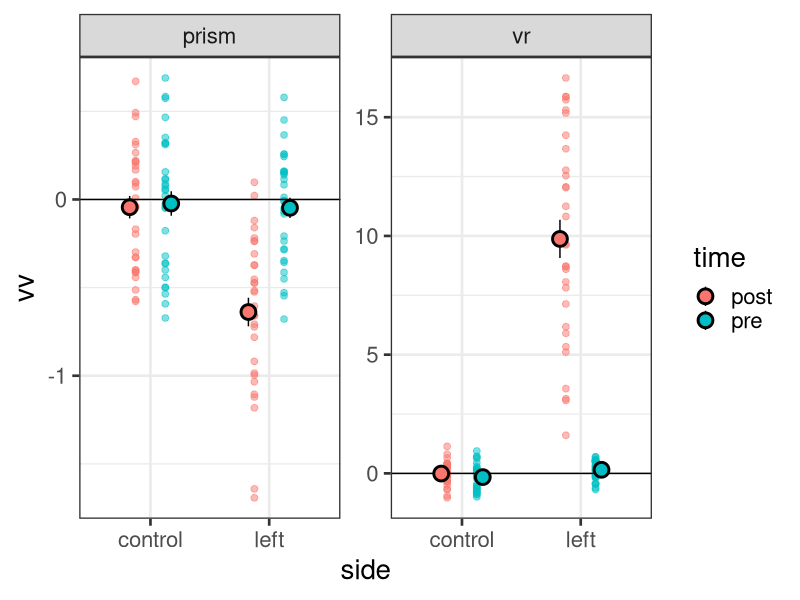
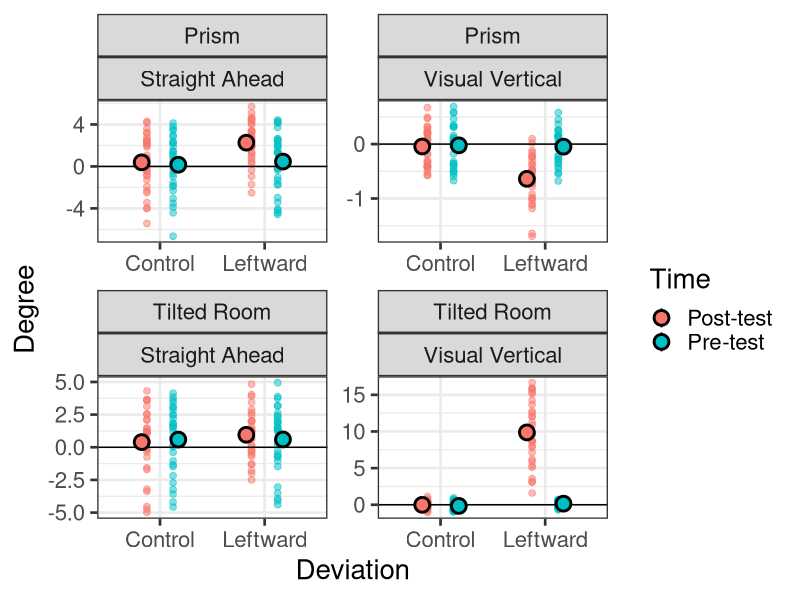
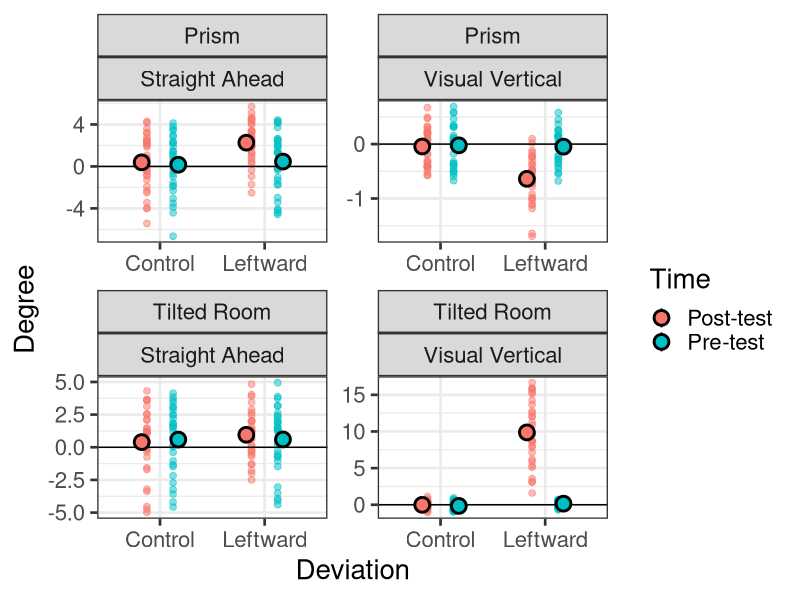

These figures' R source, in order: (Note: this script raises an error after producing the figures.)
# Simulation of data -------------------
library(truncnorm) 
library(tidyverse)
library(dplyr)

simu<-function(x){
# VV----------
# VV in pretest--------
vv_pre_prism_left <- rnorm(n=10, mean = 0, sd =1)
vv_pre_prism_control <- rnorm(n=10, mean = 0, sd =1)
vv_pre_vr_left <- rnorm(n=10, mean = 0, sd =1)
vv_pre_vr_control <- rnorm(n=10, mean = 0, sd =1)
# VV in posttest--------
vv_post_prism_left <- rnorm(n=10, mean = -0.5, sd =1)
vv_post_prism_control <- rnorm(n=10, mean = 0, sd =1)

vr_left<-rtruncnorm(n=1, a=3, b=17, mean=10, sd=7) # rnorm with lower and upper limits
vv_post_vr_left <- rnorm(n=10, mean = vr_left, sd =2)
vv_post_vr_control <- rnorm(n=10, mean = 0, sd =1)

vv_all<-cbind(vv_pre_prism_control, vv_pre_prism_left, vv_pre_vr_control, vv_pre_vr_left,
              vv_post_prism_control, vv_post_prism_left, vv_post_vr_control, vv_post_vr_left)

# SSA----------
# SSA in pretest--------

ssa_pre<-rtruncnorm(n=1, a=-5, b=5, mean=0, sd=3) # rnorm with lower and upper limits

ssa_pre_prism_left <- rnorm(n=10, mean = ssa_pre, sd =3)
ssa_pre_prism_control <- rnorm(n=10, mean = ssa_pre, sd =3)
ssa_pre_vr_left <- rnorm(n=10, mean = ssa_pre, sd =1)
ssa_pre_vr_control <- rnorm(n=10, mean = ssa_pre, sd =1)
# ssa in posttest--------
ssa_post<-rtruncnorm(n=1, a=-2, b=6, mean= 3, sd= 3) # rnorm with lower and upper limits

ssa_post_prism_left <- rnorm(n=10, mean = ssa_post, sd =1)
ssa_post_prism_control <- rnorm(n=10, mean = ssa_pre, sd =1)

ssa_post_vr<-rtruncnorm(n=1, a=-2, b=6, mean= 1, sd= 3) # rnorm with lower and upper limits
ssa_post_vr_left <- rnorm(n=10, mean = ssa_post_vr, sd =2)
ssa_post_vr_control <- rnorm(n=10, mean = ssa_pre, sd =1)

ssa_all<-cbind(ssa_pre_prism_control, ssa_pre_prism_left, ssa_pre_vr_control, ssa_pre_vr_left,
              ssa_post_prism_control, ssa_post_prism_left, ssa_post_vr_control, ssa_post_vr_left)

#Multi VV------------------
corMat <- matrix(c
            (1,0,0,0,0,0,0,0,
              0,1,0,0,0,0,0,0,
              0,0,1,0,0,0,0,0,
              0,0,0,1,0,0,0,0,
              0,0,0,0,1,0,0,0,
              0,0,0,0,0,1,0,0,
              0,0,0,0,0,0,1,0,
              0,0,0,0,0,0,0,1), 
            nrow = 8, ncol = 8)


mu_vv <- c(apply(vv_all, 2, mean)) 
stddev_vv <- c(apply(vv_all, 2, sd))
covMat_vv <- stddev_vv %*% t(stddev_vv) * corMat
df_vv<-as.data.frame(MASS::mvrnorm(n=10, mu = mu_vv, Sigma = covMat_vv))

mu_ssa <- c(apply(ssa_all, 2, mean)) 
stddev_ssa <- c(apply(ssa_all, 2, sd))
covMat_ssa <- stddev_ssa %*% t(stddev_ssa) * corMat
df_ssa<-as.data.frame(MASS::mvrnorm(n=10, mu = mu_ssa, Sigma = covMat_ssa))

df_vv_long<-
  df_vv %>% 
  gather(var, vv) %>%
  separate(var, sep ="_", into = c("measure", "time", "train", "side")) %>% 
  select(-measure) %>% 
  as_tibble()

df_ssa_long<-
  df_ssa %>% 
  gather(var, ssa) %>%
  separate(var, sep ="_", into = c("measure", "time", "train", "side")) %>% 
  select(-measure) %>% 
  as_tibble()

df_final<-df_vv_long %>% 
  inner_join(.,df_ssa_long, by = c("train", "time", "side")) %>% 
  mutate(id = x)


return(df_final)
}

 
ls<-lapply(seq(101,130,1), function(x) simu(x=x))
df_simu<-bind_rows(ls)
df_simu %>% 
  # filter(train == "prism") %>% 
  group_by(id, side,train, time) %>% 
  summarise(vv = mean(vv)) %>% 
ggplot(aes(x = side, y = vv,fill = time, col = time))+
  geom_point(width = 0.3, size=2,alpha=0.5,
             position = position_dodge(0.5))+
  geom_hline(yintercept = 0)+
  theme_bw(base_size=20)+
  facet_wrap(~ train, scale="free")+
  stat_summary(fun.y = mean,
               geom = "pointrange",
               fun.ymax = function(x) mean(x) + sd(x) / sqrt(length(x)),
               fun.ymin = function(x) mean(x) - sd(x) / sqrt(length(x)),
               position = position_dodge(0.7), size = 1, shape=21, col = "black",
               stroke= 1.5)

p<-
  df_simu %>% 
  rename("Visual Vertical" = "vv", "Straight Ahead"=ssa) %>% 
  mutate(train = fct_recode(train, 
             "Prism" = "prism", 
             "Tilted Room" = "vr"),
         side = fct_recode(side, 
                           "Control" = "control", 
                           "Leftward" = "left")) %>% 
  gather(., key = "task", value = "degree", 
         c(`Straight Ahead`, `Visual Vertical`)) %>% 
  group_by(id, side,train, time, task) %>% 
  summarise(degree = mean(degree)) %>% 
  ggplot(aes(x = side, y = degree,fill = time, col = time))+
  geom_point(width = 0.3, size=2,alpha=0.5,
             position = position_dodge(0.5))+
  geom_hline(yintercept = 0)+
  theme_bw(base_size=20)+
  facet_wrap(~ train*task, scale="free")+
  labs(y = "Degree", x = "Deviation")+
  scale_color_discrete(name = "Time", labels =c("Post-test", "Pre-test"))+
  scale_fill_discrete(name = "Time", labels =c("Post-test", "Pre-test"))+
  stat_summary(fun.y = mean,
               geom = "pointrange",
               fun.ymax = function(x) mean(x) + sd(x) / sqrt(length(x)),
               fun.ymin = function(x) mean(x) - sd(x) / sqrt(length(x)),
               position = position_dodge(0.7), size = 1, shape=21, col = "black",
               stroke= 1.5)
  
png("Expected_Data.png", units="in", width=14, height=10, res=200)
p
dev.off()
p

#STATISTICS----------
# T-TEST----------
# aggregate
df_simu_mean<-df_simu %>% 
  group_by(id, time, side, train) %>% 
  summarize(vv = mean(vv), ssa= mean(ssa)) %>% 
  ungroup()
# dcast = wide format
library(data.table)
setDT(df_simu_mean)
 df_simu_wide<-
  dcast(df_simu_mean, id ~ time+side+train,
                    value.var = c("ssa", "vv"))
df_t<-
  as.data.frame(df_simu_wide) %>% 
   select(id, contains("prism")) %>% 
   mutate(
     time =
     (vv_post_control_prism + vv_post_left_prism)-
     (vv_pre_control_prism + vv_pre_left_prism),
     side =
     (vv_post_left_prism + vv_pre_left_prism)-
   (vv_post_control_prism + vv_pre_control_prism),
      time_side = 
     (vv_post_left_prism + vv_pre_control_prism)-
     (vv_pre_left_prism + vv_post_control_prism))

lm(time_side ~ 1, df_t) %>% summary()
lm(time ~ 1, df_t) %>% summary()
lm(side ~ 1, df_t) %>% summary()

sort(rstudent(lm(time_side ~ 1, df_t)))
x<-out(lm(time_side ~ 1, df_t), df_t)
x$outlier
# xtabs(vv ~ id+time, data = df_simu_mean)
# aggregate(vv ~ id, df_simu_mean,I)

# ANOVA----------
library(afex)
m1<-afex::aov_4(vv ~ time*side + (time*side|id), 
                data =df_simu[df_simu$train=="prism",])
                                                              
summary(m1)
# le scénario avec shift VV de -0.5° et SD = 1 fonctionne pour train = prism!

m2<-afex::aov_4(ssa ~ time*side + (time*side|id), 
                data =df_simu[df_simu$train=="vr",])
summary(m2)
# le scénario avec shift PSA de +1° et SD = 3 ne 
# fonctionne pas pour train = VR !

# LMER--------------
# Interaction between the variables Deviation and Time
library(lme4)
library(lmerTest)
str(df_simu)
lmer(formula = vv ~ time*side + (time*side|id), data =df_simu)
# warning = model too complex
# BRMS---------------------
# library(tidybayes)
# library(brms)
# 
# df_simu$time_c<-ifelse(df_simu$time == "pre", -0.5, 0.5)
# df_simu$side_c<-ifelse(df_simu$side == "control", -0.5, 0.5)
# 
# prior_vv <- c(
#   prior(normal(0, 10), class = Intercept), 
#   # uninformative prior
#   prior(cauchy(0, 10), class = sd),
#   prior(normal(0, 10), class = b),
#   prior(lkj(2), class = cor)
# )
# # modelisation
# m1 <- brm(
#   vv ~ 1 + time_c*side_c + (1 + time_c*side_c|id),
#   data = df_simu,
#   prior = prior_vv,
#   sample_prior = TRUE,
#   save_all_pars = TRUE,
#   chains = 4,
#   warmup = 4000,
#   iter = 16000,
#   cores = parallel::detectCores(),
#   control = list(adapt_delta = .99)
# )
# result
# tidy(mod_degree)
